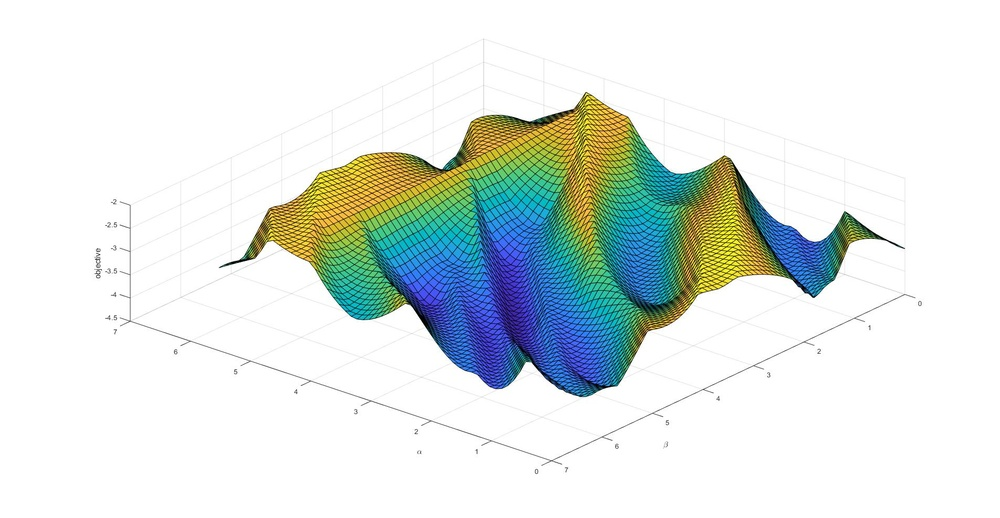
#> input picture objectivePlot9.jpg, 1000 x 518 px, shrunk from 1904 x 987 before the run
$ python test1.py
#> lines starting #> are read from the running program, lines starting #| are printed output that depends on the picture; after the words box and inside, x2 and y2 are one past the last pixel; in counts of white or black regions, pixels touching at a corner belong together

import cv2
import numpy as np
import math
from matplotlib import pyplot as plt


img = cv2.imread('objectivePlot9.jpg')
#> img is the input picture: shape (518, 1000, 3); mean B, G, R 227.9, 230.7, 223.1

armRadius = 40

#pose transformation from world to camera
rx = np.radians(90)
ry = np.radians(180)
rz = np.radians(90)
cx, sx = np.cos(rx), np.sin(rx)
cy, sy = np.cos(ry), np.sin(ry)
cz, sz = np.cos(rz), np.sin(rz)
Rx = np.array(((1,0,0),(0,cx,-sx),(0,sx,cx)))
Ry = np.array(((cy,0,sy),(0,1,0),(-sy,0,cy)))
Rz = np.array(((cz,-sz,0),(sz,cz,0),(0,0,1)))
R = Rz @ Ry @ Rx
t = np.array(((10),(10),(10)))
#camera matrix
fx,fy = img.shape[1]/4.0,img.shape[0]/4.0
#> fx = 250; fy = 129.5
cx,cy = img.shape[1]/2.0,img.shape[0]/2.0
#> cx = 500; cy = 259
A = np.array(((fx,0,cx),(0,fy,cy),(0,0,1)))

#original points
pointsWorldFrame = np.array(((150,200,150),(-100,20,100),(50,100,10)))
pointCameraFrame = np.transpose(R) @ (pointsWorldFrame - t)
dists = np.array((pointCameraFrame[-1]))
pointCameraFrame /= dists
pointImage = np.round(A @ pointCameraFrame)

for i in range(np.size(pointsWorldFrame,1)-1):
    x1 = pointImage[0:2,i]
    x2 = pointImage[0:2,i+1]
    angle = math.atan2(x2[1]-x1[1],x2[0]-x1[0])
    offset = np.pi/2
    p1 = (x1 + A[0:2,0:2] @ np.array([np.cos(angle - offset), np.sin(angle - offset)]) * armRadius/dists[i]).astype(int)
    p2 = (x1 + A[0:2,0:2] @ np.array([np.cos(angle + offset), np.sin(angle + offset)]) * armRadius/dists[i]).astype(int)
    p3 = (x2 + A[0:2,0:2] @ np.array([np.cos(angle + offset), np.sin(angle + offset)]) * armRadius/dists[i+1]).astype(int)
    p4 = (x2 + A[0:2,0:2] @ np.array([np.cos(angle - offset), np.sin(angle - offset)]) * armRadius/dists[i+1]).astype(int)

    cv2.fillConvexPoly(img,np.array(((p1),(p2),(p3),(p4))),[0,0,255])
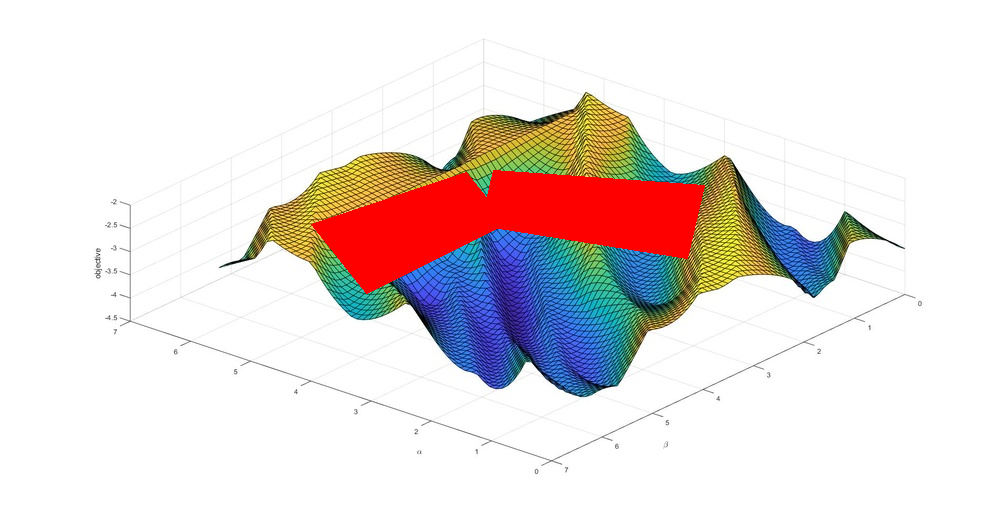
#> img: shape (518, 1000, 3); 4.94% of pixels changed, all inside (x1, y1, x2, y2) = (311, 170, 705, 294)

cv2.imshow('image',img)
cv2.waitKey(0)
